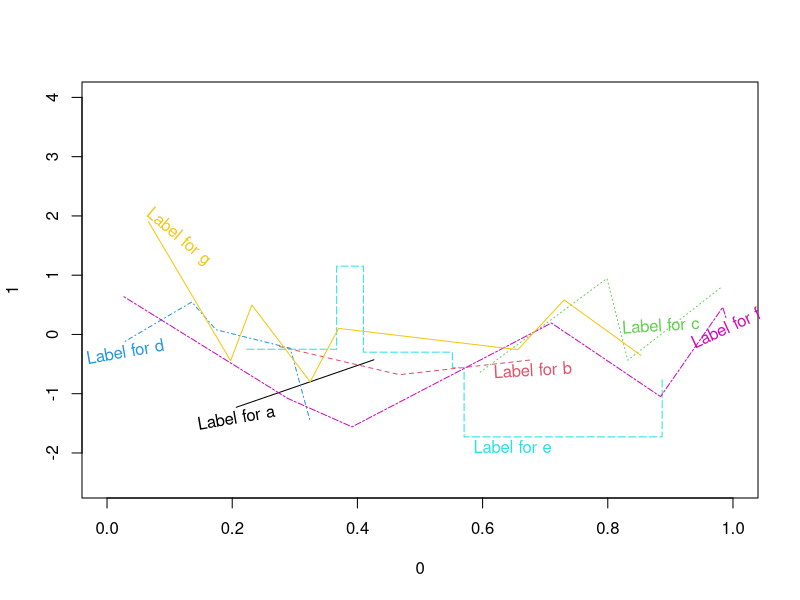
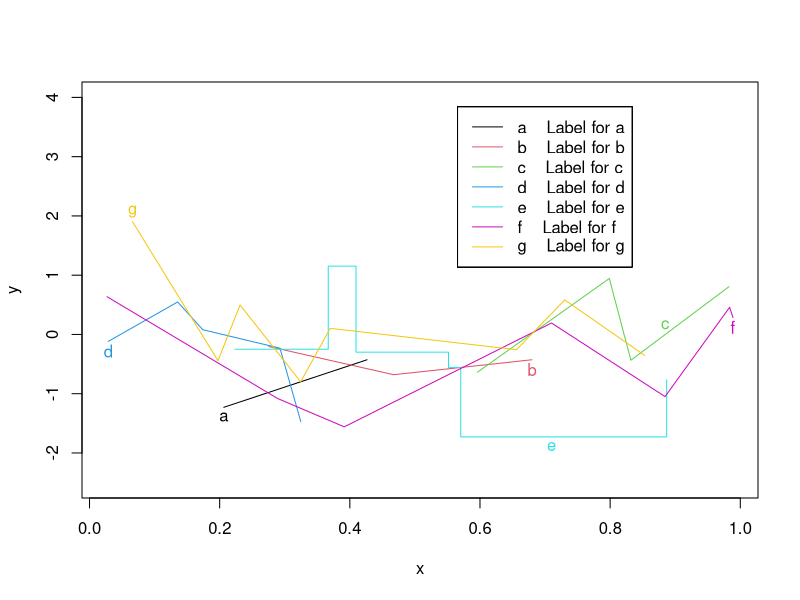
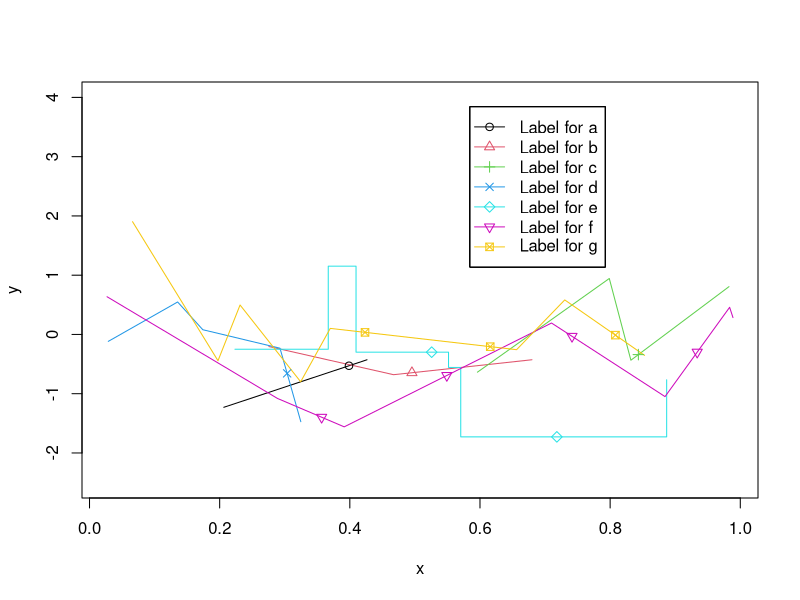
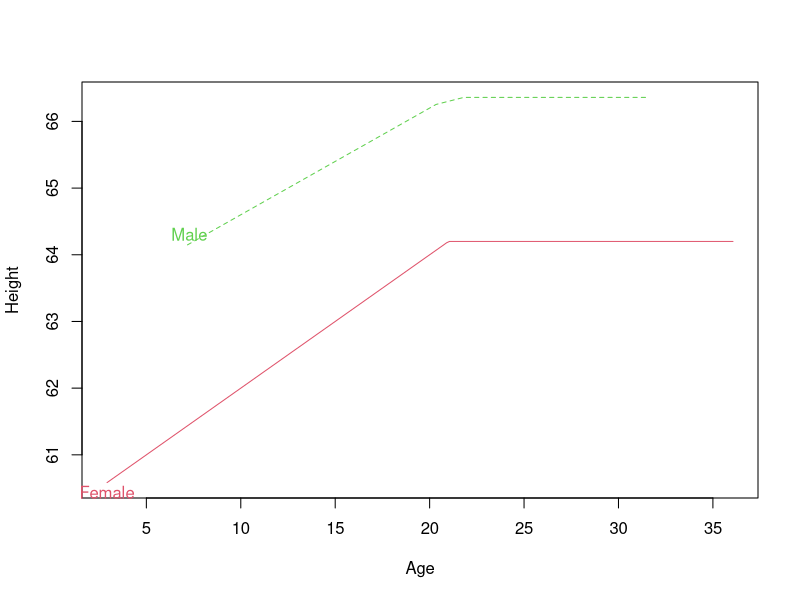
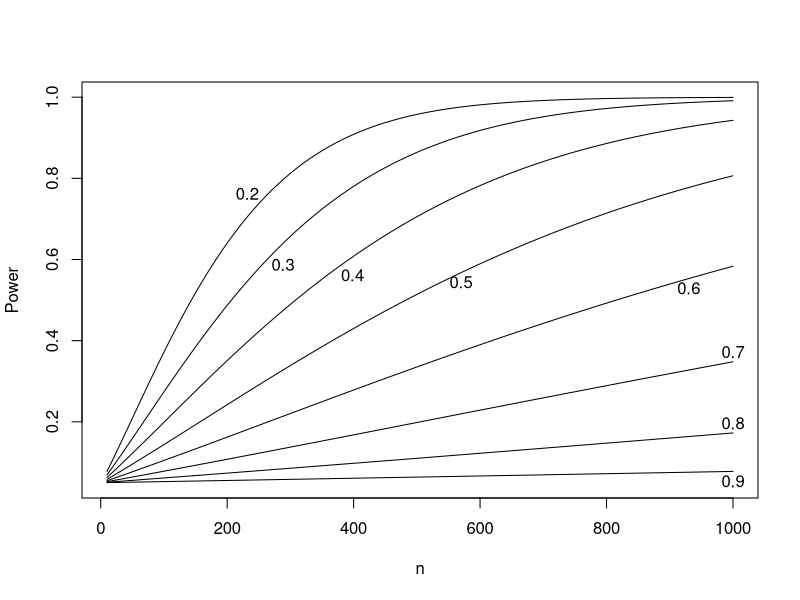
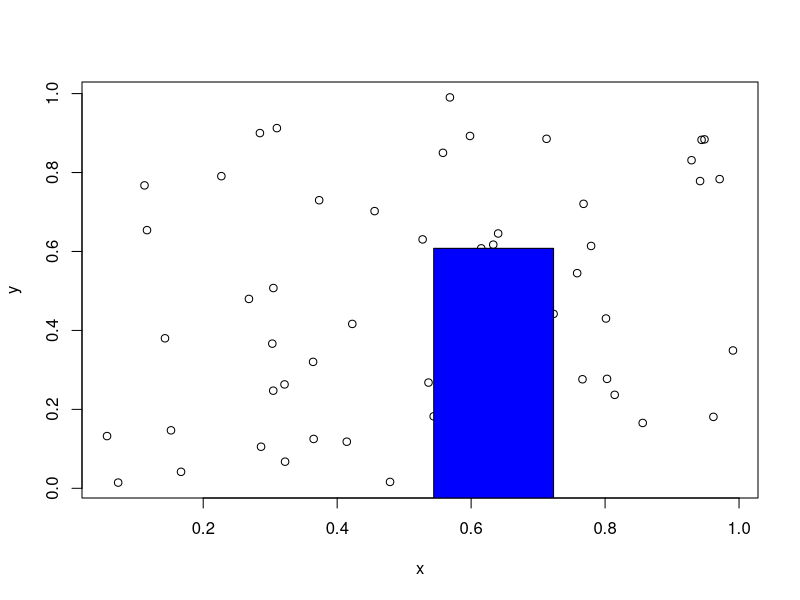

The R source for these figures, in order:
library(Hmisc)


### Name: labcurve
### Title: Label Curves, Make Keys, and Interactively Draw Points and
###   Curves
### Aliases: labcurve putKey putKeyEmpty largest.empty drawPlot
###   plot.drawPlot bezier
### Keywords: hplot aplot dplot iplot

### ** Examples

n <- 2:8
m <-  length(n)
type <- c('l','l','l','l','s','l','l')
# s=step function l=ordinary line (polygon)
curves <- vector('list', m)


plot(0,1,xlim=c(0,1),ylim=c(-2.5,4),type='n')


set.seed(39)


for(i in 1:m) {
  x <- sort(runif(n[i]))
  y <- rnorm(n[i])
  lines(x, y, lty=i, type=type[i], col=i)
  curves[[i]] <- list(x=x,y=y)
}


labels <- paste('Label for',letters[1:m])
labcurve(curves, labels, tilt=TRUE, type=type, col=1:m)


# Put only single letters on curves at points of 
# maximum space, and use key() to define the letters,
# with automatic positioning of the key in the most empty
# part of the plot
# Have labcurve do the plotting, leaving extra space for key


names(curves) <- labels
labcurve(curves, keys=letters[1:m], type=type, col=1:m,
         pl=TRUE, ylim=c(-2.5,4))


# Put plotting symbols at equally-spaced points,
# with a key for the symbols, ignoring line types


labcurve(curves, keys=1:m, lty=1, type=type, col=1:m,
         pl=TRUE, ylim=c(-2.5,4))




# Plot and label two curves, with line parameters specified with data
set.seed(191)
ages.f <- sort(rnorm(50,20,7))
ages.m <- sort(rnorm(40,19,7))
height.f <- pmin(ages.f,21)*.2+60
height.m <- pmin(ages.m,21)*.16+63


labcurve(list(Female=list(ages.f,height.f,col=2),
              Male  =list(ages.m,height.m,col=3,lty='dashed')),
         xlab='Age', ylab='Height', pl=TRUE)
# add ,keys=c('f','m') to label curves with single letters
# For S-Plus use lty=2


# Plot power for testing two proportions vs. n for various odds ratios, 
# using 0.1 as the probability of the event in the control group.  
# A separate curve is plotted for each odds ratio, and the curves are
# labeled at points of maximum separation


n  <- seq(10, 1000, by=10)
OR <- seq(.2,.9,by=.1)
pow <- lapply(OR, function(or,n)list(x=n,y=bpower(p1=.1,odds.ratio=or,n=n)),
              n=n)
names(pow) <- format(OR)
labcurve(pow, pl=TRUE, xlab='n', ylab='Power')


# Plot some random data and find the largest empty rectangle
# that is at least .1 wide and .1 tall


x <- runif(50)
y <- runif(50)
plot(x, y)
z <- largest.empty(x, y, .1, .1)
z
points(z,pch=3)  # mark center of rectangle, or
polygon(z$rect, col='blue')  # to draw the rectangle, or
#key(z$x, z$y, ... stuff for legend)




# Use the mouse to draw a series of points using one symbol, and
# two smooth curves or straight lines (if two points are clicked), 
# none of these being labeled


# d <- drawPlot(Points(), Curve(), Curve())
# plot(d)


## Not run: 
##D # Use the mouse to draw a Gaussian density, two series of points
##D # using 2 symbols, one Bezier curve, a step function, and raw data
##D # along the x-axis as a 1-d scatter plot (rug plot).  Draw a key.
##D # The density function is fit to 3 mouse clicks
##D # Abline draws a dotted horizontal reference line
##D d <- drawPlot(Curve('Normal',type='gauss'),
##D               Points('female'), Points('male'), 
##D               Curve('smooth',ask=TRUE,lty=2), Curve('step',type='s',lty=3), 
##D               Points(type='r'), Abline(h=.5, lty=2),
##D               xlab='X', ylab='y', xlim=c(0,100), key=TRUE)
##D plot(d, ylab='Y')
##D plot(d, key=FALSE)  # label groups using labcurve
## End(Not run)
